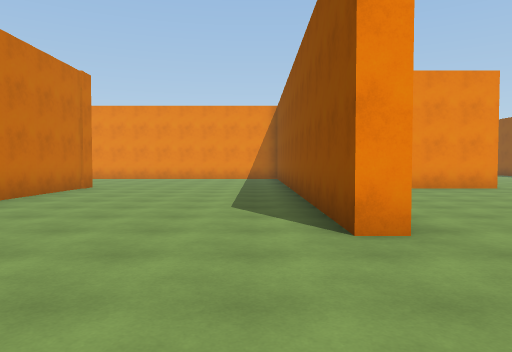
[1] (above)

24 first-person views from a walk through a 3-D level made in the Unity game engine. The camera is 1.4 m above the floor, tilts 2° down and sees 70° across. The floor is counted in squares, 2 m on a side. Each view is taken from the middle of a square. On the plan, view 1 faces up. The plan holds only what a view shows up to about 11 squares ahead; the rest is blank. The place goes on beyond the plan. The player is left out. Some animated figures are not drawn.

[2]
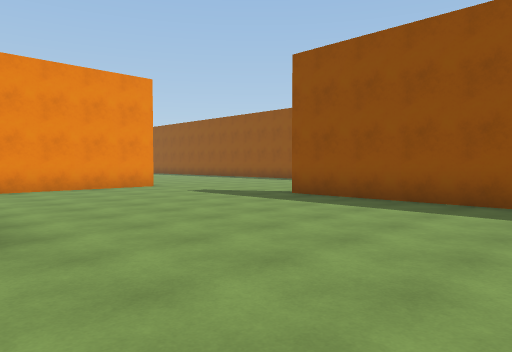

[3]
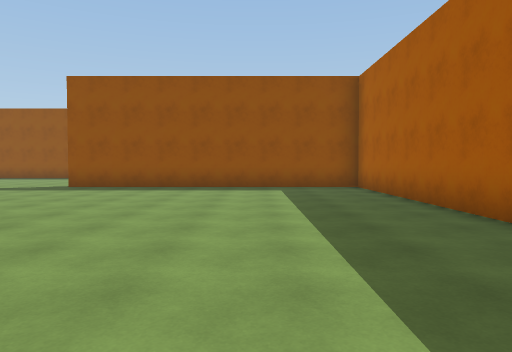

[4]
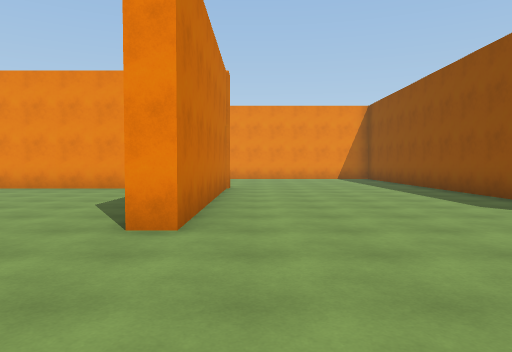

[5]
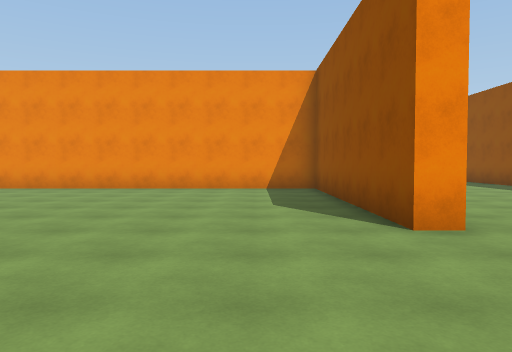

[6]
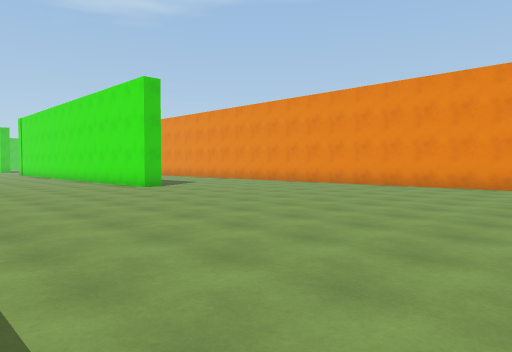

[7]
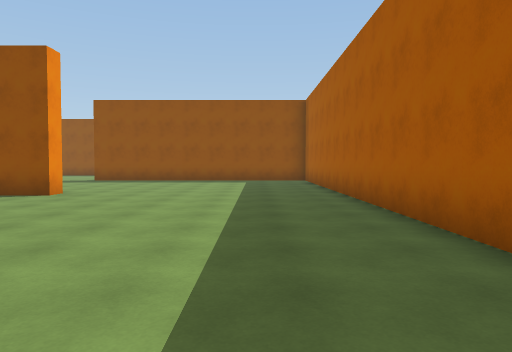

[8]
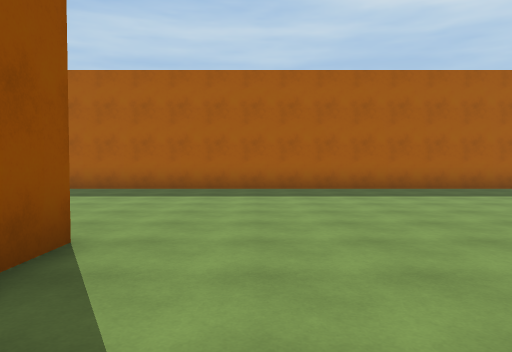

[9]
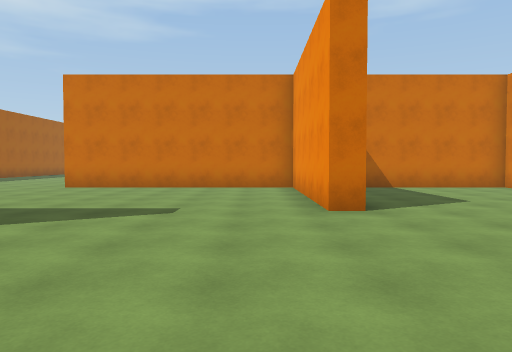

[10]
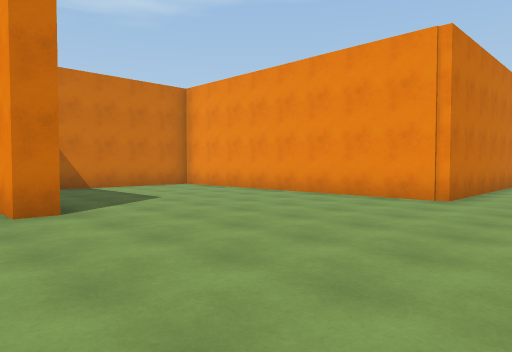

[11]
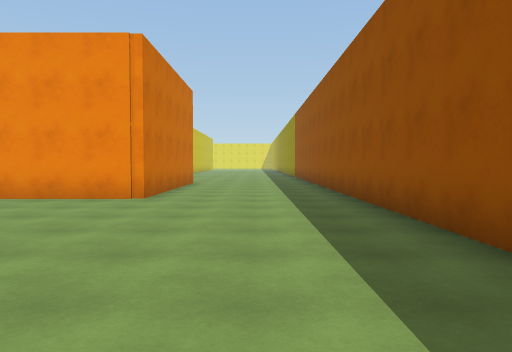

[12]
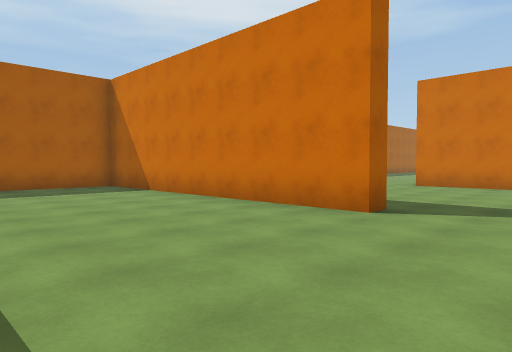

[13]
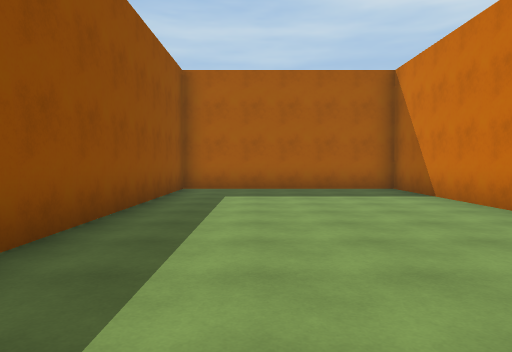

[14]
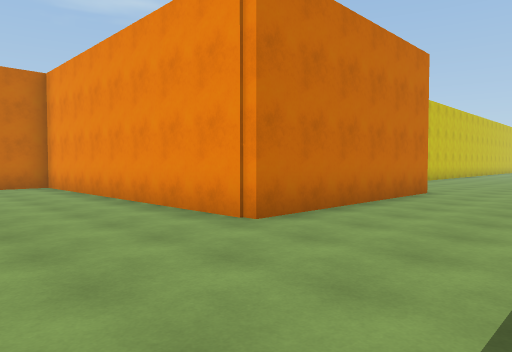

[15]
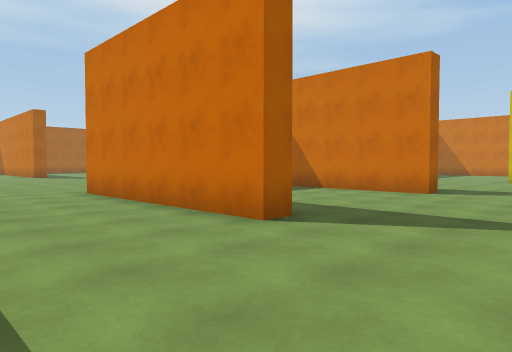

[16]
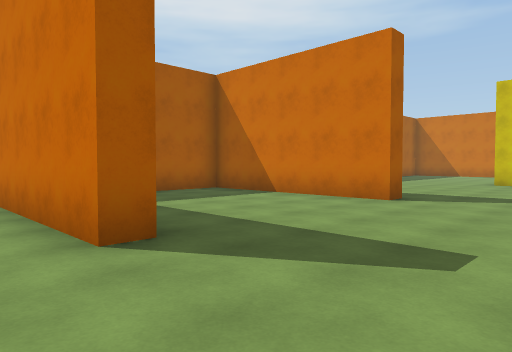

[17]
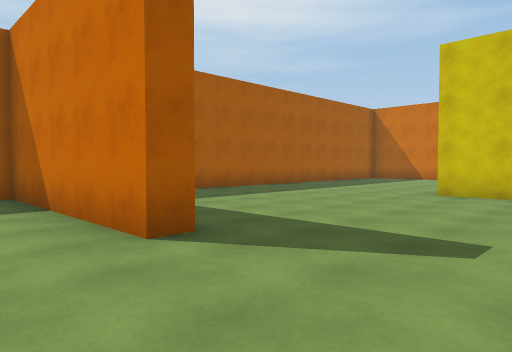

[18]
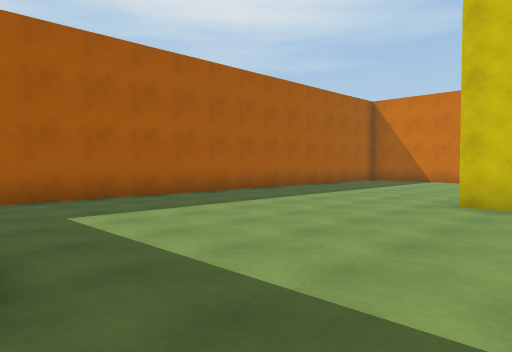

[19]
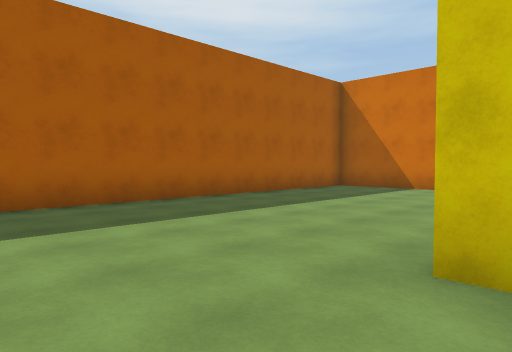

[20]
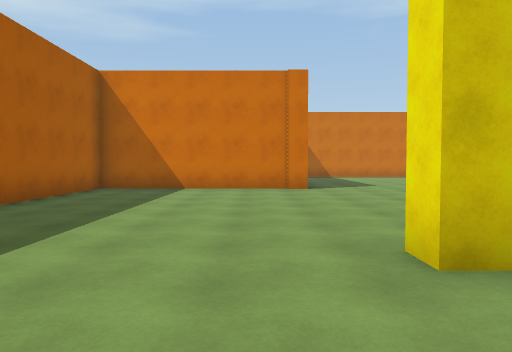

[21]
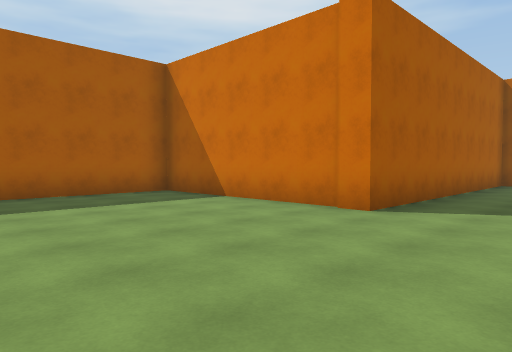

[22]
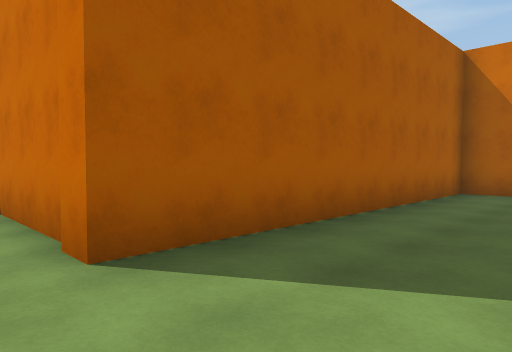

[23]
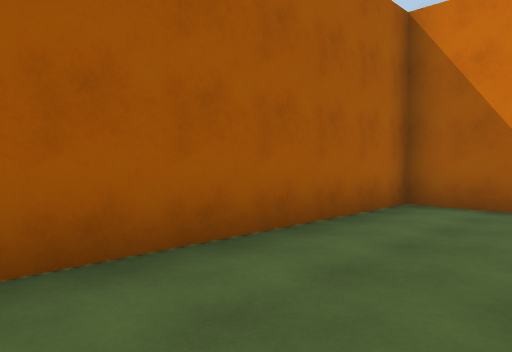

[24]
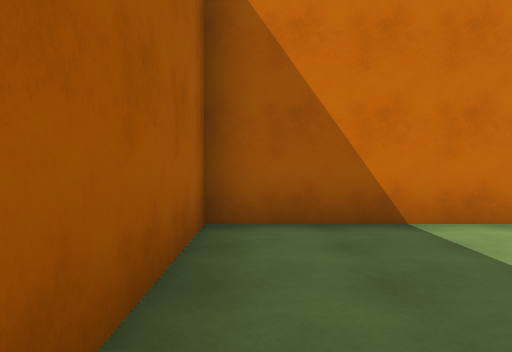

### Floor plan
Points are (right, up) in squares from view 1. A wall is a line through its corners. A room is listed if a view was taken in it or the views show most of it. See-through windows are left out.
Room 1 (views 1, 2, 3, 4, 5, 6, 7, 8, 9, 10, 11, 12, 13, 14, 15, 16, 17, 18, 19, 20, 21, 22, 23, 24)
walls: (-4.8, 10.6) (-4.8, 3.8) (-5.4, 3.8) (-5.4, 10.1) (-14.1, 10.1); (-16.9, 4.8) (-16.9, 4.3) (-17.4, 4.3); (6.7, 10.6) (6.7, 10.1) (1.5, 10.1) (1.5, 3.5) (1, 3.5) (1, 11); (-2.4, 23.6) (-2.4, 22.2) (-3, 22.2); (3.8, 21.9) (4.3, 21.9) (4.3, 16.7) (6.4, 16.7); (-14, -3) (7.7, -3) (7.7, 5.5) (8.2, 5.5) (8.2, -3) (14, -3) (14, 4.2); (9.1, 21.9) (9.8, 21.9) (9.8, 16.2) (1.5, 16.2) (1.5, 12.1); (-18.2, 25.5) (-18.2, 22.4) (-10.1, 22.4) (-10.1, 16.7) (2.8, 16.7); (14, 11.8) (14, 20)

Where each view was taken, in squares from view 1:
view 1: 0 up, 0 right, facing up
view 2: 0 up, 1 right, facing up-right
view 3: 0 up, 3 left, facing right
view 4: 0 up, 4 left, facing up
view 5: 0 up, 7 left, facing up
view 6: 1 down, 7 left, facing up-left
view 7: 1 down, 7 left, facing right
view 8: 7 up, 7 left, facing down
view 9: 9 up, 12 right, facing left
view 10: 9 up, 12 right, facing up-left
view 11: 9 up, 12 right, facing up
view 12: 8 up, 13 right, facing down-left
view 13: 7 up, 12 right, facing down
view 14: 13 up, 13 right, facing up-left
view 15: 25 up, 13 right, facing down-left
view 16: 25 up, 11 right, facing down-left
view 17: 25 up, 6 right, facing down-left
view 18: 24 up, 4 right, facing down-left
view 19: 23 up, 0 right, facing down-left
view 20: 21 up, 0 right, facing left
view 21: 25 up, 5 left, facing down-left
view 22: 25 up, 9 left, facing down-left
view 23: 25 up, 12 left, facing down-left
view 24: 23 up, 14 left, facing left
